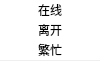
<?xml version="1.0" encoding="UTF-8"?>
<ui version="4.0">
 <class>PresenceChangeWidget</class>
 <widget class="QWidget" name="PresenceChangeWidget">
  <property name="geometry">
   <rect>
    <x>0</x>
    <y>0</y>
    <width>100</width>
    <height>61</height>
   </rect>
  </property>
  <property name="minimumSize">
   <size>
    <width>100</width>
    <height>60</height>
   </size>
  </property>
  <property name="windowTitle">
   <string>PresenceChangeWidget</string>
  </property>
  <property name="styleSheet">
   <string notr="true">

QWidget
{
border: 1px solid 000000;
}
QToolButton{
	color:000000;
	background:#FFFFFF;
	border:none;
}
</string>
  </property>
  <widget class="QToolButton" name="busy">
   <property name="geometry">
    <rect>
     <x>0</x>
     <y>40</y>
     <width>100</width>
     <height>20</height>
    </rect>
   </property>
   <property name="minimumSize">
    <size>
     <width>100</width>
     <height>20</height>
    </size>
   </property>
   <property name="styleSheet">
    <string notr="true">QToolButton{
	background:#FFFFFF;
border:none;
}</string>
   </property>
   <property name="text">
    <string>繁忙</string>
   </property>
   <property name="icon">
    <iconset resource="localman.qrc">
     <normaloff>:/Images/presence_busy.png</normaloff>:/Images/presence_busy.png</iconset>
   </property>
   <property name="toolButtonStyle">
    <enum>Qt::ToolButtonTextBesideIcon</enum>
   </property>
  </widget>
  <widget class="QToolButton" name="away">
   <property name="geometry">
    <rect>
     <x>0</x>
     <y>20</y>
     <width>100</width>
     <height>20</height>
    </rect>
   </property>
   <property name="minimumSize">
    <size>
     <width>100</width>
     <height>20</height>
    </size>
   </property>
   <property name="styleSheet">
    <string notr="true">QToolButton{
	background:#FFFFFF;
border:none;
}
</string>
   </property>
   <property name="text">
    <string>离开</string>
   </property>
   <property name="icon">
    <iconset resource="localman.qrc">
     <normaloff>:/Images/presence_away.png</normaloff>:/Images/presence_away.png</iconset>
   </property>
   <property name="popupMode">
    <enum>QToolButton::DelayedPopup</enum>
   </property>
   <property name="toolButtonStyle">
    <enum>Qt::ToolButtonTextBesideIcon</enum>
   </property>
   <property name="autoRaise">
    <bool>false</bool>
   </property>
  </widget>
  <widget class="QToolButton" name="online">
   <property name="geometry">
    <rect>
     <x>0</x>
     <y>0</y>
     <width>100</width>
     <height>20</height>
    </rect>
   </property>
   <property name="minimumSize">
    <size>
     <width>100</width>
     <height>20</height>
    </size>
   </property>
   <property name="text">
    <string>在线</string>
   </property>
   <property name="icon">
    <iconset resource="localman.qrc">
     <normaloff>:/Images/presence_online.png</normaloff>:/Images/presence_online.png</iconset>
   </property>
   <property name="toolButtonStyle">
    <enum>Qt::ToolButtonTextBesideIcon</enum>
   </property>
  </widget>
 </widget>
 <layoutdefault spacing="6" margin="11"/>
 <resources>
  <include location="localman.qrc"/>
 </resources>
 <connections/>
</ui>
